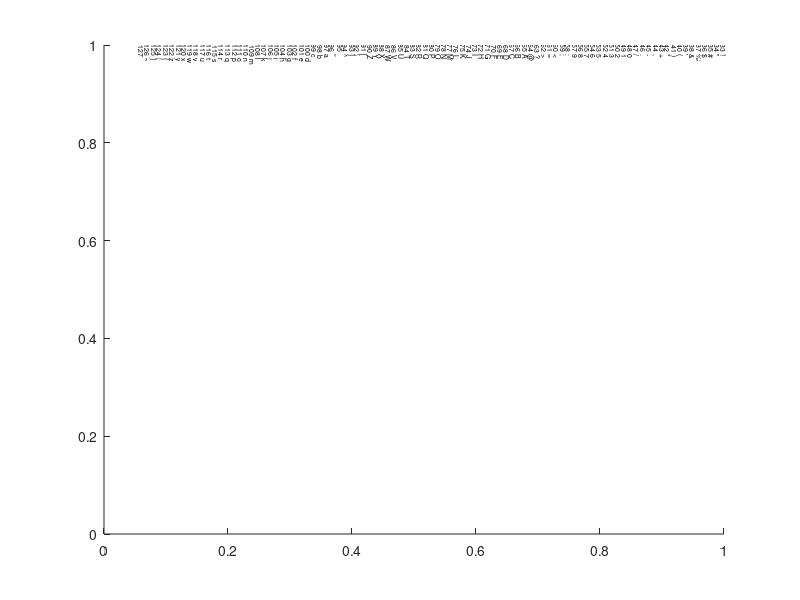

Reproduce this figure in MATLAB. (Note: this script raises an error after producing the figure.)
cla
clf

figure(1)

j = 1;

for i = 33:150

    s = char(i);
    strng = sprintf('%d %s', i, char(i));
    text(j, 1, strng, 'Rotation', -90, 'FontSize', 5);

    j = j - 0.01;

end

print(gcf, '-depsc', '-r800', 'b.eps');
